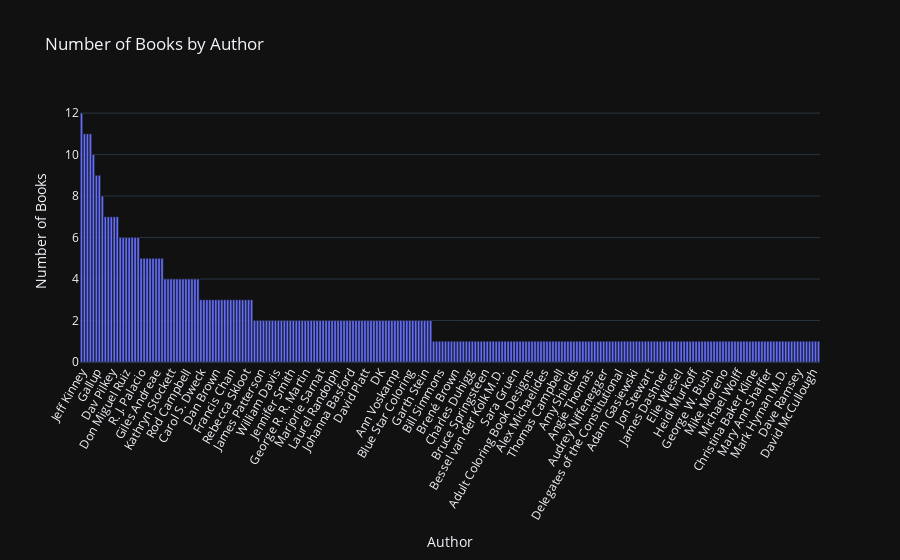

The cell this chart's notebook holds for it:
### Code cell
# Группировка данных по авторам и подсчет количества книг
authors_df = df.groupby('Author')[['Name']].count().reset_index()
#.reset_index() - преобразует полученную серию в DataFrame с двумя столбцами.
authors_df.columns = ['Author', 'Number_of_Books']
authors_df = authors_df.sort_values('Number_of_Books', ascending=False)

# по авторам
fig = go.Figure()
fig.add_trace(go.Bar(x=authors_df['Author'], y= authors_df['Number_of_Books'], name='Number of Books'))
fig.update_layout(title='Number of Books by Author', xaxis_title='Author', yaxis_title='Number of Books', xaxis_tickangle=-60)
fig.show()

### Figure 1 — Plotly figure (JSON) as saved in the notebook; plotly's stock layout.template omitted (floating-point values rounded to 4 significant figures; data arrays with more than 128 entries replaced by an {"elided": "..."} marker saying what was removed)
{"data": [{"name": "Number of Books", "x": {"elided": "248 str values"}, "y": {"elided": "248 int values"}, "type": "bar"}], "layout": {"xaxis": {"title": {"text": "Author"}, "tickangle": -60}, "title": {"text": "Number of Books by Author"}, "yaxis": {"title": {"text": "Number of Books"}}}}
